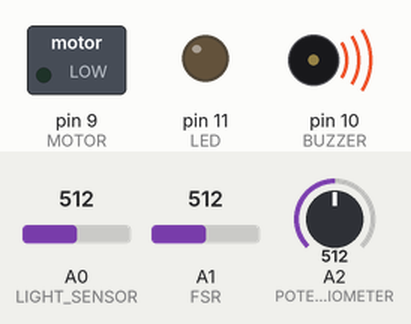
Recording of a sketch running on a simulated Arduino Uno, built with avr-gcc and run on an emulated ATmega328P. Shown: switched loads named in the sketch (green lamp = pin HIGH), output pins drawn as LEDs (lit = HIGH), buzzer (waves = sounding). Dashed ring = blinking. The test bench sets the inputs (shaded band); at power-on: A0 (LIGHT_SENSOR) = 512, A1 (FSR) = 512, A2 (POTENTIOMETER) = 512.

Above: at 1.2 s.
1.3 s: A0 (LIGHT_SENSOR) set to 54
2.8 s: A0 (LIGHT_SENSOR) set to 44
At 3.05 s:
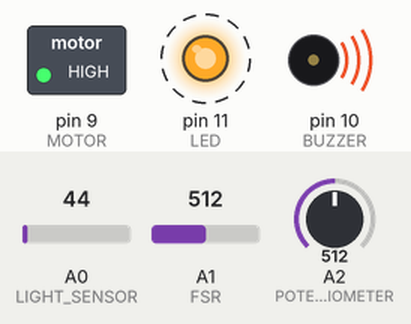
Timing chart, 0 to 11.8 s (numbered marks = the images above; inputs shaded):
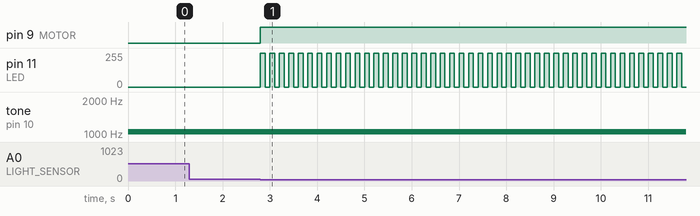

Measured:
- the behaviour switches between 50 and 49 on A0 (LIGHT_SENSOR) (found by bisection; images 0 and 1)
- after the input at 1.3 s, every drawn part: stays the same
- after the input at 2.8 s, pin 9 (MOTOR): LOW → HIGH at once; pin 11 (LED): alternates 254/255 for 0.10 s and 0/255 for 0.10 s, starting at once

The sketch:

custom_design.ino
```cpp
// Project 4: Custom Design

// The purpose of this project was to create a custom design using a light sensor, FSR sensor,
// potentiometer, LED, motor, and buzzer. We decided to make a design where the user is meant to practice their grip strength with the FSR.
// If the light sensor detects it is night time and the user is asleep, it vibrates the motor and flashes the light to wake them up. When the FSR sensor
// detects the user is applying pressure, it tones the buzzer. The pitch of the buzzer may also be adjusted using the potentiometer.

// Group Members: Josh Wild, Dayne Newman
// Group Number: 14 (not sure this is what the bottom of the breadboard said)
// Date: 3/4/2025
// Code written by: Both team members


// outputs
const int MOTOR = 9;
const int BUZZER = 10;
const int LED = 11;

// inputs
const int FSR = A1;
const int LIGHT_SENSOR = A0;
const int POTENTIOMETER = A2;

// threshold
const int LIGHT_THRESHOLD = 50;

// variables
int fsr_reading;
int buzzer_pitch; // equal to reading from potentiometer

void setup() {
  // set pins to output
  pinMode(MOTOR, OUTPUT);
  pinMode(BUZZER, OUTPUT);
  pinMode(LED, OUTPUT);
}

void loop() {
  // while the light sensor indicates night time, buzz the motor and flash the light to wake up the user
  while (analogRead(LIGHT_SENSOR) < LIGHT_THRESHOLD) {
    analogWrite(MOTOR, 255);

    // flash light
    analogWrite(LED, 254);
    delay(100);
    analogWrite(LED, 0);
    delay(100);
  }

  // turn motor and light off upon light sensor indicating day time
  analogWrite(MOTOR, 0);
  analogWrite(LED, 0);

  // read pressure sensor
  fsr_reading = analogRead(FSR);

  // if pressure sensor is getting input, tone the buzzer
  if (fsr_reading > 0) {
    // buzzer pitch will be equal to the reading from the potentiometer which allows changing pitch
    buzzer_pitch = analogRead(POTENTIOMETER);
    buzzer_pitch = map(buzzer_pitch, 0, 1023, 100, 2000);
    tone(BUZZER, buzzer_pitch);
  }
  // otherwise don't tone the buzzer
  else {
    noTone(BUZZER);
  }
}
```
